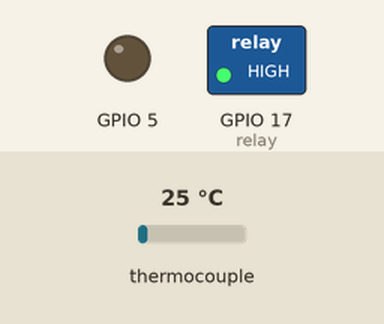
The program below on a simulated Raspberry Pi (BCM pin numbers). Shown: switched loads named in the program (green lamp = pin HIGH), output pins drawn as LEDs (lit = HIGH). Inputs (shaded band) come from the test bench; at power-on: thermocouple 25 °C. What the program prints to the terminal is not drawn.

Above: at 1.2 s.
1.3 s: thermocouple set to 21 °C
At 1.8 s:
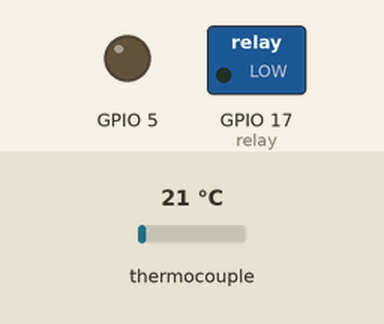
2.8 s: thermocouple set to 75 °C
At 4.0 s:
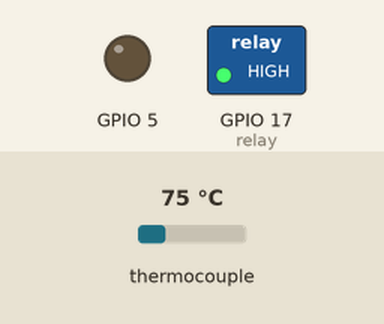
4.3 s: thermocouple set to 6 °C
At 5.3 s:
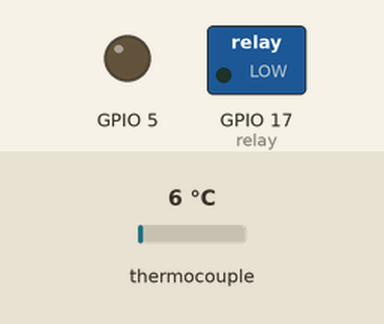
Timing chart, 0 to 7.3 s (numbered marks = the images above; inputs shaded):
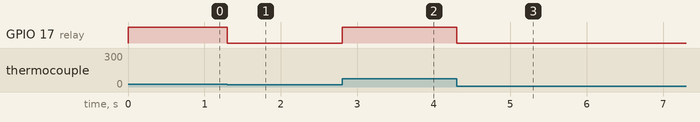

The program:

RelayTempTest.py
```python
import board
import digitalio
import time
import busio
import adafruit_max31856

def thermocoupleSetup(CSPin):
    SPI = busio.SPI(board.SCK,board.MOSI,board.MISO)
    CS = digitalio.DigitalInOut(CSPin)
    CS.direction = digitalio.Direction.OUTPUT
    thermocouple = adafruit_max31856.MAX31856(SPI,CS)
    return thermocouple

if __name__ == "__main__":
    thermocouple = thermocoupleSetup(board.D5)
    relay = digitalio.DigitalInOut(board.D17)
    relay.direction = digitalio.Direction.OUTPUT

    while True:
        cur_temp = thermocouple.temperature
#        print(cur_temp)
        if cur_temp >= 24:
            print(str(cur_temp) + " too high setting fan on...")
            relay.value = True
        else:
            print(str(cur_temp) + " too low setting fan off...")
            relay.value = False
```

Measured:
- the behaviour switches between 24 and 23 °C on thermocouple (found by bisection; images 0 and 1)
- after the input at 1.3 s, GPIO 17 (relay): HIGH → LOW at once
- after the input at 2.8 s, GPIO 17 (relay): LOW → HIGH at once
- after the input at 4.3 s, GPIO 17 (relay): HIGH → LOW at once
